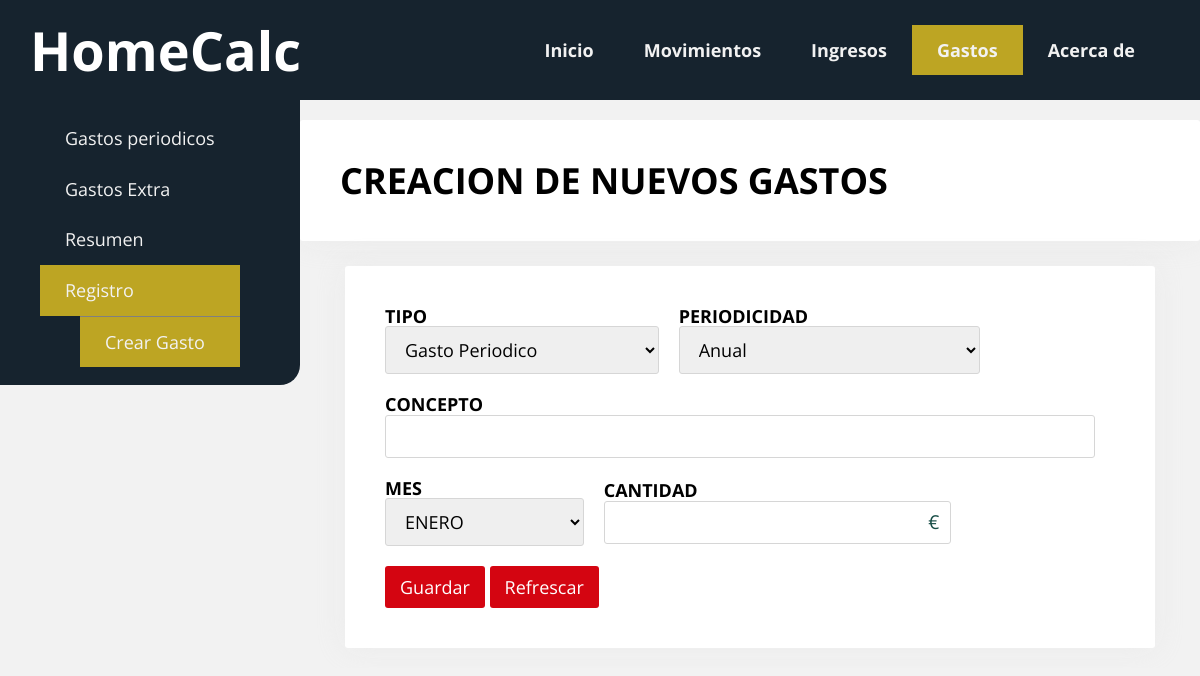
The page /record_expenses on the database its author committed.
### tables this page shows
CREATE TABLE paginas (
	id INTEGER NOT NULL PRIMARY KEY AUTOINCREMENT,
	nombre TEXT(125) NOT NULL,
	enlace TEXT(250) DEFAULT ('#'),
	activo boolean DEFAULT (1)
);

### homecalc.py (the view)
@app.route("/record_expenses")
def record_expenses():
    nav_buttons_query_results = nav_buttons()
    periodicity_list_query_results = periodicity_list()[1:]
    months_list_query_results = months_list()[1:]
    return render_template('expenses/record_expenses.html', nav_buttons_query_results=nav_buttons_query_results, periodicity_list_query_results=periodicity_list_query_results, months_list_query_results=months_list_query_results)

### homecalc.py (called while the page is built)
def dbconnection():
    connection = sqlite3.connect('src/db/database/homecalc.db')
    cursor = connection.cursor()
    return connection, cursor

def nav_buttons():
    connection, cursor = dbconnection()
    webcall = open('src/db/webcalls/nav_buttons.sql', mode='r')
    nav_buttons_query = webcall.read()
    webcall.close()
    try:
        cursor.execute(nav_buttons_query)
        nav_buttons_query_results = cursor.fetchall()
    except Exception as e:
        print(f"Error al ejecutar la query: {e}")
    finally:
        connection.close()
        return nav_buttons_query_results

def months_list():
    connection, cursor = dbconnection()
    webcall = open('src/db/webcalls/months.sql', mode='r')
    months_list = webcall.read()
    webcall.close()
    months_list_query_results = []
    try:
        cursor.execute(months_list)
        months_list_query_results = cursor.fetchall()
    except Exception as e:
        print(f"Error at Months query: {e}")
    finally:
        connection.close()
    return months_list_query_results

def periodicity_list():
    connection, cursor = dbconnection()
    webcall = open('src/db/webcalls/expenses/expenses_periodicity.sql', mode='r')
    periodicity_list = webcall.read()
    webcall.close()
    try:
        cursor.execute(periodicity_list)
        periodicity_list_query_results = cursor.fetchall()
    except Exception as e:
        print(f"Error at periodicity query: {e}")
    finally:
        connection.close()
        return periodicity_list_query_results

### templates/expenses/record_expenses.html (shortened to what this page needs)
{% extends './base.html' %}
{% block main %}
<nav class="nav-main menu menu-izquierda">
    <ul>
        <li><a href="{{url_for('periodic_expenses')}}">Gastos periodicos</a></li>
        <li><a href="{{url_for('extra_expenses')}}">Gastos Extra</a></li>
        <li><a href="{{url_for('summary_expenses')}}">Resumen</a></li>
        <li> <a class="active" href="{{url_for('manage_expenses')}}">Registro</a>
            <ul>
                <li style="border-top: 1px solid grey"><a class="active" href="{{url_for('record_expenses')}}">Crear Gasto</a></li>
            </ul>
        </li>
    </ul>
</nav>
<section class="contenedor">
    <h1 class="card">
        CREACION DE NUEVOS GASTOS
    </h1>
   <form action="/add_expense" method="POST" class="card contenedor margen-inferior">
    <div class="filter-form">
        <div>
            <label for="tipo" style="font-weight: bold;">TIPO</label>
            <select name="tipo" class="input">
                <option name="selected_expense_concept" value="P">Gasto Periodico</option>
            </select>
        </div>
        <div>
            <label for="periodicidad" style="font-weight: bold;">PERIODICIDAD</label>
            <select name="periodicidad" class="input">
                {% for periodicty in periodicity_list_query_results%}
                    <option name="selected_periodicity" value="{{ periodicty.0 }}">{{ periodicty.1 }}</option>
                {% endfor %}
            </select>
        </div>
    </div>
    <div class="margen-derecha">
        <label for="concepto" style="font-weight: bold;">CONCEPTO</label>
        <input name="concepto" label="concepto" type="text" class="input">
    </div>
    <div class="filter-form">
        <div>
            <label for="mes" style="font-weight: bold;">MES</label>
            <select name="mes" class="input">
                {% for month in months_list_query_results%}
                    <option name="selected_month" value="{{ month.0 }}">{{ month.1 }}</option>
                {% endfor %}
            </select>
        </div>
        <div class="input-moneda">
            <label for="cantidad" style="font-weight: bold;">CANTIDAD</label>
            <input name="cantidad" label="cantidad" type="text" class="input texto-derecha">
            <span class="moneda">€</span>
        </div>
    </div>
    <div>
        <button class="boton" type="submit">Guardar</button>
        <button class="boton" type="reset">Refrescar</button>
    </div>
</form>
</section>
{% endblock %}

### templates/base.html (shortened to what this page needs)
<!DOCTYPE html>
<html>
<head>
    <link rel="stylesheet" href="{{ url_for('static', filename='css/normalize.css') }}">
    <link rel="stylesheet" href="{{ url_for('static', filename='css/framework.css') }}">
    <link rel="stylesheet" href="{{ url_for('static', filename='css/style.css') }}">
</head>
<body class="col-5">
    <header class="top-header">
        <h1 class="top-title padding-izquierda display-2">HomeCalc</h1>
        <nav class="top-nav menu menu-derecha">
            <ul class="nav-top_menu">
                {% for button in nav_buttons_query_results %}
                    <li class="nav-top_menu--option
                    {% if request.path == url_for('record_expenses') and button.1 == 'expenses' %}active{% endif %}
                    {% if request.path == url_for('about') and button.1 == 'about' %}active{% endif %}">
                    <a href="{{ button.1 }}">{{ button.0 }}</a></li>
                {% endfor %}
            </ul>
        </nav>
    </header>
    <main class="contenedor-ancho main-distribution no-margen no-padding">
        {% block main %}{% endblock %}
    </main>
</body>
</html>

### static/css/framework.css (style rules this page uses)
*, *::after, *::before { box-sizing: border-box; }
:root { --fuente: 'Open Sans', sans-serif; --fondo: #f2f2f2; --ancho-contenedor: 1200px; --color-primario: #252525; --color-primario-accion: rgb(81, 20, 194); --color-secundario: rgb(212, 5, 17); --color-secundario-accion: rgb(0, 131, 61); --color-terciario: rgb(255, 204, 0); --color-table_header: rgb(9, 25, 77); --color-filas_tabla: #D7D7D7; --color-text_menu: #f2f2f2; }
body { background: var(--fondo); font-family: var(--fuente); font-size: 18px; display: flex; flex-direction: column; min-height: 100vh; overflow-y: scroll; }
.contenedor { max-width: 90%; width: var(--ancho-contenedor); margin: 20px auto; overflow: hidden; }
.contenedor-ancho { width: 100%; padding: 0 40px; margin: 20px auto; }
.card { padding: 40px; background: #fff; border-radius: 3px; box-shadow: 0px 0px 30px rgba(221,221,221,0.3); }
.col-5 { grid-template-columns: repeat(5, 1fr); }
.menu { background: #252525; display: flex; flex-wrap: wrap; padding-right: 40px; }
.menu ul { display: flex; flex-direction: row; list-style-type: none; }
.menu a { color: var(--color-text_menu); text-decoration: none; display: flex; align-items: center; padding: 15px 25px; transition: .3s ease all; font-size: 18px; justify-content: space-between; transition: background-color 2s ; }
.active { color: var(--color-primario); background: var(--color-terciario); }
h1, h2, h3, h4, h5, h6 { margin-top: 0; }
.display-2 { font-weight: 700; font-size: 54px; }
form * { font-family: var(--fuente); }
form .input { padding: 10px 15px; border-radius: 3px; border: 1px solid #d6d6d6; transition: .3s ease all; width: 100%; margin-bottom: 20px; }
.boton { background: var(--color-secundario); border: none; cursor: pointer; color: #fff; display: inline-block; padding: 10px 15px; border-radius: 3px; text-align: center; line-height: 22px; transition: .3s ease all; text-decoration: none; }
.no-margen { margin:0 }
.margen-inferior { margin-bottom: 20px; }
.margen-derecha { margin-right: 20px; }
.no-padding { padding: 0px; }
.padding-izquierda { padding-left: 20px; }
.texto-derecha { text-align: right; }
.menu-derecha { justify-content: flex-end; }
.menu-izquierda { justify-content: flex-start; }

### static/css/style.css (style rules this page uses)
:root { --header-hight: 100px; --dinamic-100-width: 100dvw; --dinamic-100-height: 100dvhS; --color-1: #16232e; --color-2: #164c45; --color-3: #cc8d1a; --color-4: #e3c75f; --color-5: #bda523; --color-terciario: #bda523; --color-table_header: #002333; }
.input-moneda { position: relative; }
.input-moneda input { padding-right: 30px; }
.moneda { position: absolute; right: 12px; top: 50%; transform: translateY(-50%); pointer-events: none; color: var(--color-2); font-size: 1.2rem; }
@media screen and (min-width: 1024px) { .main-distribution { width: var(--dinamic-100-width); display: flex; flex-direction: row; justify-content: space-between; } }
@media screen and (min-width: 1024px) { .nav-main { background: var(--color-1); width: var(--dinamic-100-width); align-self: flex-start; margin-top: -5px; z-index: 1; } }
@media screen and (min-width: 1024px) { .filter-form { display: flex; gap: 20px; align-items: center; } }

### rows shown on the page
paginas: nombre "Inicio"
paginas: nombre "Movimientos"
paginas: nombre "Ingresos"
paginas: nombre "Gastos"
paginas: nombre "Acerca de"

### other values the page prints
form field periodicidad "Anual"
form field mes "ENERO"
